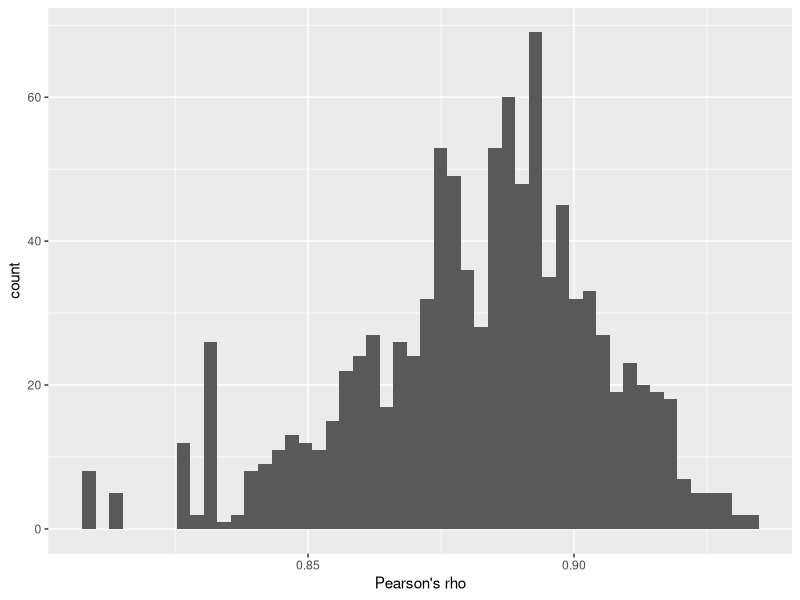
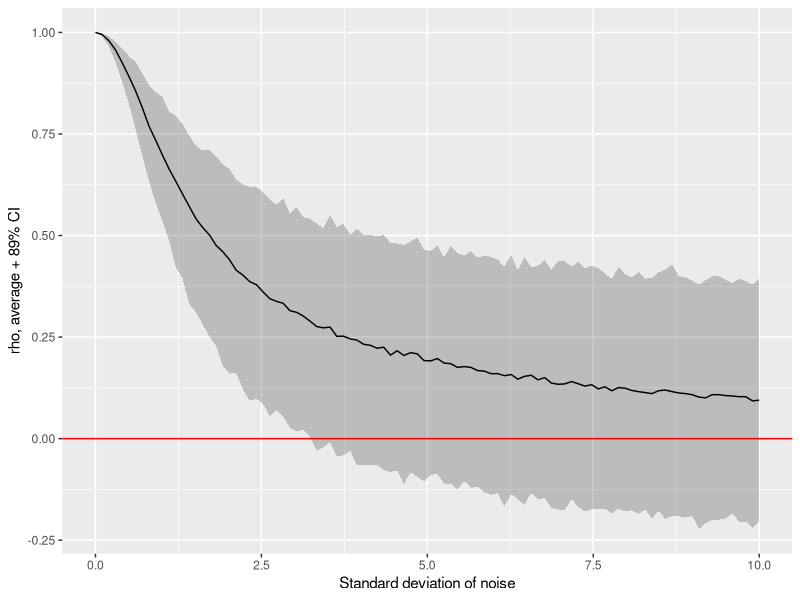
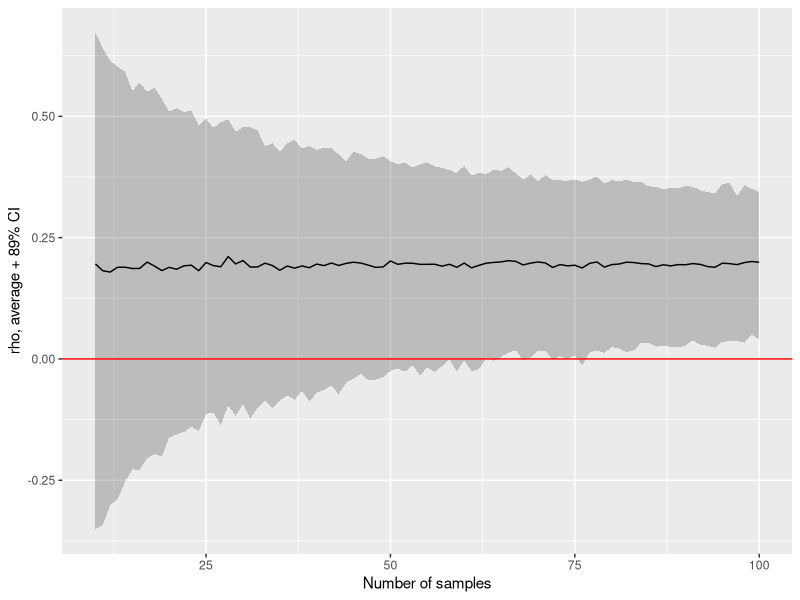
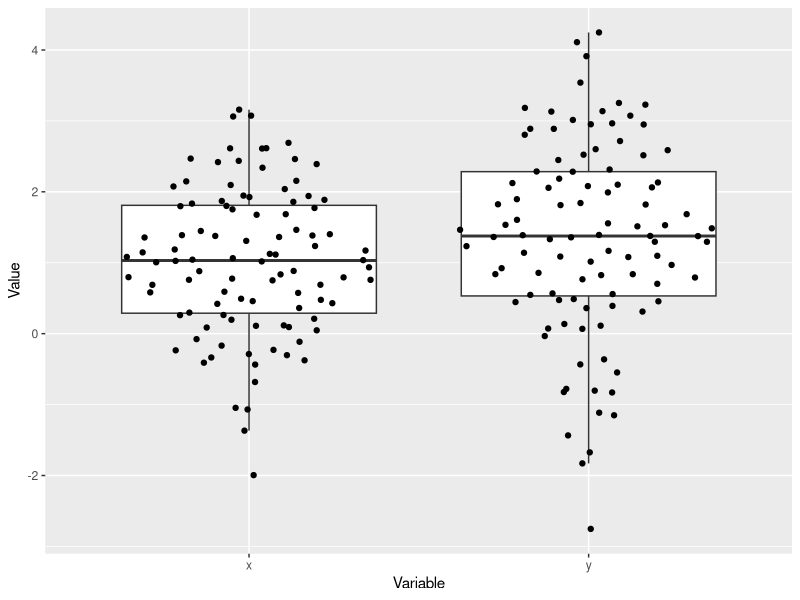
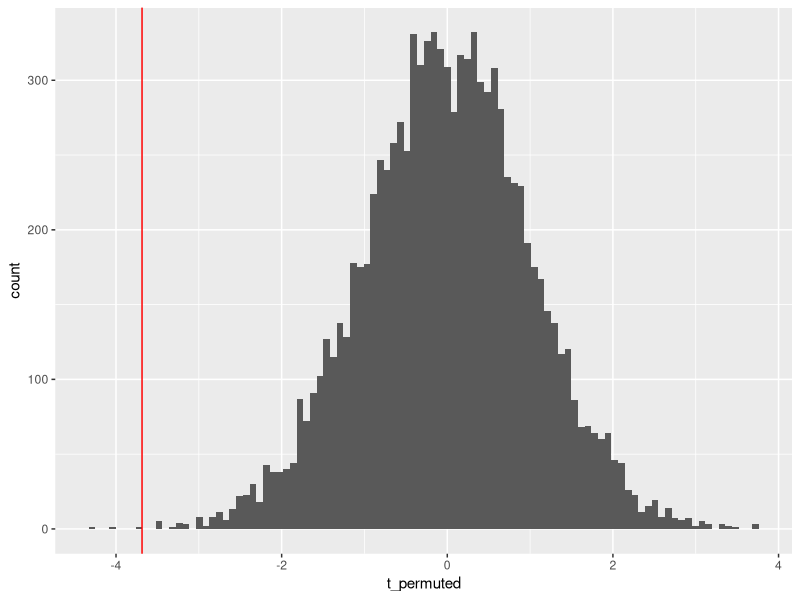

Write R code to recreate these figures, in order. (Note: this script raises an error after producing the figures.)
## ---- chunk 1
library(broom)
library(glue)
library(tidyverse)
## ---- chunk 2
df <- 
  tibble(x = rnorm(100)) %>%
  mutate(y = rnorm(n(), x, 0.5))
cor(df$x, df$y, method="pearson")
## ---- chunk 3
cor_result <- cor.test(df$x, df$y, method="pearson")
cor_result
## ---- chunk 4
cor_result$p.value
## ---- chunk 5
library(BayesFactor)
correlationBF(df$x, df$y)
cor_bf <- correlationBF(df$x, df$y, posterior = TRUE, iterations=1000)
ggplot(data=NULL, aes(x=c(cor_bf[, "rho"]))) + 
  geom_histogram(bins=50, ) + 
  xlab("Pearson's rho")
## ---- chunk 6
x <- rnorm(100)
y <- rnorm(100, x, 0.5)
rxy <- sum((x - mean(x)) * (y - mean(y))) / (sqrt(sum((x - mean(x))**2)) * sqrt(sum((y - mean(y))**2)))
cat(glue::glue("cor(x, y) = {cor(x, y)}, rxy = {rxy}\n"))
## ---- chunk 7
x <- rnorm(100)
y <- rnorm(100, x, 0.2)

resample_correlation <- function(x, y){
  index <- sample(1:length(x), replace = TRUE)
  cor(x[index], y[index])
}
rxys <- replicate(1000, resample_correlation(x, y))
cat(glue::glue("95% CI via resampling: {round(quantile(rxys, (1-0.95)/2), 6)}..{round(quantile(rxys, 1-(1-0.95)/2), 6)}\n\n"))
cor.test(x, y)
## ---- chunk 8
simulate_correlation <- function(sigma, N){
  x <- rnorm(N, 0, 1)
  cor(x, rnorm(N, x, sigma))
}

expand_grid(sigma_noise = seq(0, 10, length.out=100),
            iteration = 1:1000) %>%
  group_by(sigma_noise, iteration) %>%
  mutate(rho = simulate_correlation(sigma_noise, 30)) %>%
  group_by(sigma_noise) %>%
  summarise(avgRho = mean(rho),
            lowerCI = quantile(rho, (1-0.89)/2.0),
            upperCI = quantile(rho, 1- (1-0.89)/2.0)) %>%
  ggplot(aes(x=sigma_noise, y=avgRho)) + 
  geom_ribbon(aes(ymin=lowerCI, ymax=upperCI), alpha=0.25) +
  geom_line() +
  geom_hline(yintercept = 0, color = "red") +
  ylab("rho, average + 89% CI") + 
  xlab("Standard deviation of noise")
## ---- chunk 9
expand_grid(n_samples = 10:100,
            iteration = 1:1000) %>%
  group_by(n_samples, iteration) %>%
  mutate(rho = simulate_correlation(5, n_samples)) %>%
  group_by(n_samples) %>%
  summarise(avgRho = mean(rho),
            lowerCI = quantile(rho, (1-0.89)/2.0),
            upperCI = quantile(rho, 1- (1-0.89)/2.0)) %>%
  ggplot(aes(x=n_samples, y=avgRho)) + 
  geom_ribbon(aes(ymin=lowerCI, ymax=upperCI), alpha=0.25) +
  geom_line() +
  geom_hline(yintercept = 0, color = "red") +
  ylab("rho, average + 89% CI") + 
  xlab("Number of samples")
## ---- chunk 10
set.seed(14454)
df <- 
  tibble(x = rnorm(100, mean = 1, sd = 1)) %>%
  mutate(y = rnorm(100, mean = x + 0.3, sd = 1))
## ---- chunk 11
library(ggbeeswarm)
tibble(Value = c(df$x, df$y),
       Variable = c(rep("x", nrow(df)), rep("y", nrow(df)))) %>%
  ggplot(aes(x=Variable, y=Value)) + 
  geom_boxplot(outlier.shape = NA) + 
  geom_quasirandom(method="tukeyDense")  
## ---- chunk 12
t.test(df$x, df$y, paired = FALSE)
## ---- chunk 13
t.test(df$x, df$y, paired = TRUE)
## ---- chunk 14
library(BayesFactor)
ttestBF(x = df$x, y=df$y, paired=TRUE)
## ---- chunk 15
x <- rnorm(100, mean = 1, sd = 1)
y <- rnorm(100, mean = x + 0.3, sd = 1)
t <- mean(x-y) / (sd(x-y) / sqrt(length(x)))
cat(glue("t-statistic: {t}\n\n"))
t.test(x, y, paired = TRUE)
## ---- chunk 16
x <- rnorm(100, mean = 1, sd = 1)
y <- rnorm(100, mean = x + 0.3, sd = 1)

compute_resampled_difference <- function(x, y) {
  index = sample(1:length(x), replace = TRUE)
  mean(x[index] - y[index])
}
xy_diff <- replicate(1000, compute_resampled_difference(x, y))

cat(glue::glue("resampled 95% percentile confidence interval: {quantile(xy_diff, (1-0.95)/2)}..{quantile(xy_diff, 1-(1-0.95)/2)}\n\n"))
t.test(x, y, paired = TRUE)
## ---- chunk 17
x <- rnorm(100, mean = 1, sd = 1)
y <- rnorm(100, mean = x + 0.1, sd = 1)

t_statistic <- function(x, y){
  mean(x-y) / (sd(x-y) / sqrt(length(x)))
}

shuffle_and_t <- function(x, y){
  xy <- sample(c(x, y))
  x <- xy[1:length(x)]
  y <- xy[(length(x)+1) : (length(x) + length(y))]
  t_statistic(x, y)
}

t_original <- t_statistic(x, y)
t_permuted <- replicate(10000, shuffle_and_t(x, y))


ggplot() + 
  geom_histogram(aes(x=t_permuted), bins=100) +
  geom_vline(xintercept = t_original, color="red")

cat(glue::glue("Proportion of t-statisic for permuted pairs < t-stat for original: {mean(t_permuted < t_original)}\n\n"))

t.test(x, y, paired = TRUE, alternative = "less")
## ---- chunk 18
yA <- rnorm(100, mean = 1, sd = 1)
yB <- rnorm(100, mean = yA + 0.1, sd = 1)
df_group <-
  tibble(y = c(yA, yB),
         group = factor(c(rep("A", 100), rep("B", 100))))
## ---- chunk 19
df_group %>%
  head(4) %>%
  knitr::kable()
## ---- chunk 20
t.test(y ~ group, data=df_group, paired=TRUE)
## ---- chunk 21
set.seed(519264)
df_anova <-
  # generate ten participants with five trials per condition
  expand_grid(Participant  = factor(1:10),
              Condition = factor(c(rep("A", 3), rep("B", 3), rep("C", 3)))) %>%
  
  # decide on a SINGLE baseline (intercept) for each participant
  group_by(Participant) %>%
  mutate(Intercept = rnorm(1, 5, 2.5)) %>%
  
  # simulate normally distributed responses, assuming that are 3 units higher for condition "B"
  ungroup() %>%
  mutate(Response = rnorm(n(), Intercept + 2 * as.integer(Condition == "B") + 3 * as.integer(Condition == "C"), 1.5)) %>%
  select(-Intercept)
## ---- chunk 22
ggplot(df_anova, aes(x=Condition, y=Response, color=Condition)) + 
  geom_point() + 
  facet_grid(.~Participant) + 
  theme(legend.position = "none")
## ---- chunk 23
library(rstatix)
anova_test(data=df_anova, Response ~ Condition, wid=Participant)
## ---- chunk 24
tukey_hsd(df_anova, Response ~ Condition) %>%
  knitr::kable()
## ---- chunk 25
anovaBF(Response ~ Condition + Participant, whichRandom="Participant", data=data.frame(df_anova))
## ---- chunk 26
yA <- rnorm(100, mean = 1, sd = 1)
yB <- rnorm(100, mean = yA + 0.1, sd = 1)
df_group <-
  tibble(y = c(yA, yB),
         group = factor(c(rep("A", 100), rep("B", 100))))
t.test(y ~ group, data = df_group)
summary(aov(y ~ group, data = df_group))
## ---- chunk 27
summary.lm(aov(y ~ group, data = df_group))
## ---- chunk 28
df_lm <-
  tibble(x = 1:100) %>%
  mutate(y = rnorm(n(), 20 + 4 * x, 50))
## ---- chunk 29
ggplot(data=df_lm, aes(x=x, y=y)) + 
  geom_point() + 
  geom_abline(intercept = 20, slope = 4)
## ---- chunk 30
lm_fit <- lm(y ~ x, data=df_lm)
summary(lm_fit)
## ---- chunk 31
library(broom)
tidy(lm_fit) %>%
  knitr::kable()
## ---- chunk 32
set.seed(1852452)
df_lm <-
  tibble(x = rnorm(30, 0, 20)) %>%
  mutate(y = rnorm(n(), 20 + 0.5 * x, 50))

ggplot(df_lm, aes(x=x, y=y)) + 
  geom_point()

summary(lm(y~x, df_lm))
## ---- chunk 33
resampled_est <- purrr::map_dfr(1:1000, ~tidy(lm(y ~ x, slice_sample(df_lm, replace=TRUE, prop=1))))

resampled_est %>%
  group_by(term) %>%
  summarize(`Lower 95% CI` = quantile(estimate, (1-0.95)/2),
            `Upper 95% CI` = quantile(estimate, 1-(1-0.95)/2),
            .groups="drop") %>%
  knitr::kable()

confint(lm(y~x, df_lm))
## ---- chunk 34
summary(lm(y ~ x, df_lm))
## ---- chunk 35
summary(lm(y ~ x, df_lm))$coef
## ---- chunk 36
summary(lm(y ~ x, df_lm))$coef["x", "t value"]
## ---- chunk 37
permuted_t <- replicate(2000, summary(lm(y ~ x, df_lm %>% mutate(x = sample(x))))$coef["x", "t value"])
original_t <- summary(lm(y ~ x, df_lm))$coef["x", "t value"]

cat(glue("Probability to observe more extreme t value by chance: {mean(abs(permuted_t) > abs(original_t))}"))
summary(lm(y ~ x, df_lm))$coef["x", ]
## ---- chunk 38
library(lme4)
lmer_fit <- lmer(Response ~ Condition + (1|Participant), data=df_anova)
summary(lmer_fit)
## ---- chunk 39
library(broom.mixed)
tidy(lmer_fit) %>%
  knitr::kable()
## ---- chunk 40
library(lmerTest)
lmert_fit <- lmerTest::lmer(Response ~ Condition + (1|Participant), data=df_anova)
summary(lmert_fit)
## ---- chunk 41
tidy(lmert_fit) %>%
  knitr::kable()
## ---- chunk 42
drop1(lmert_fit)
